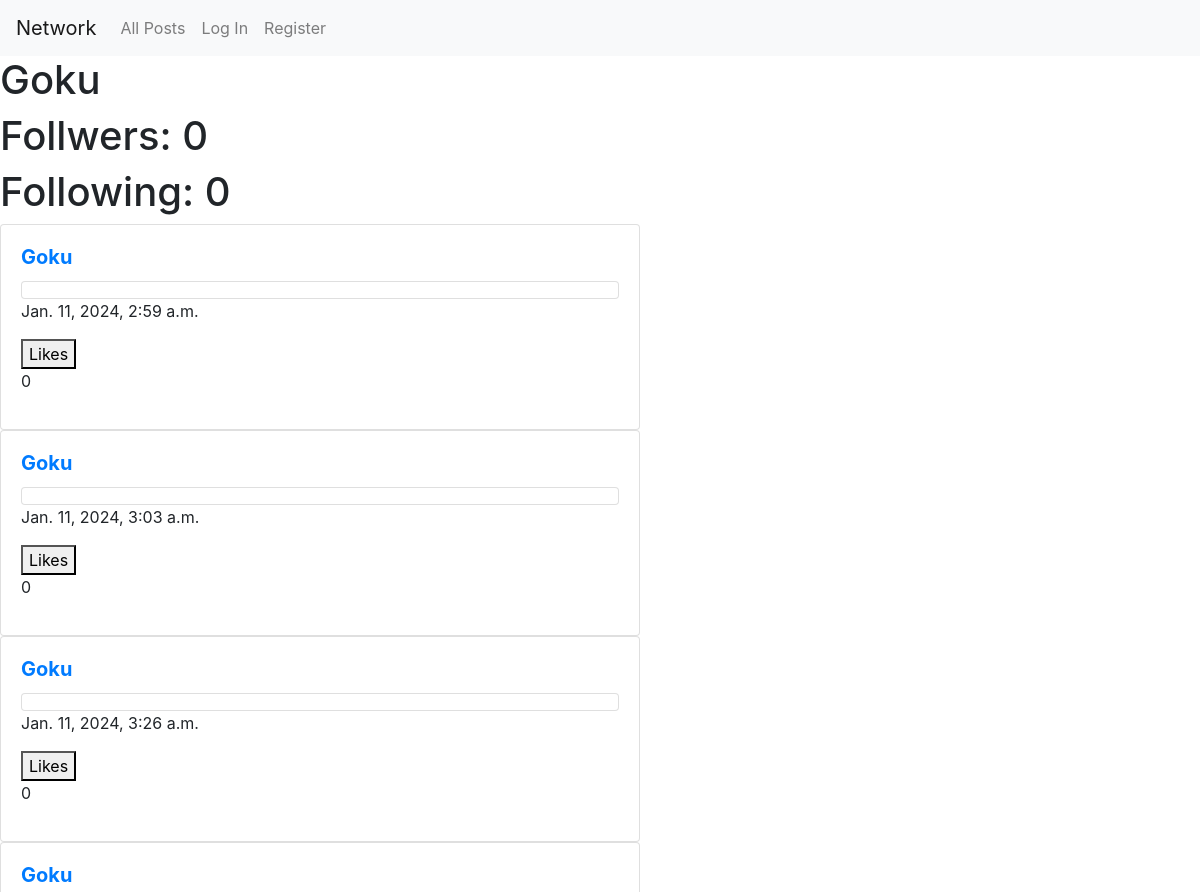
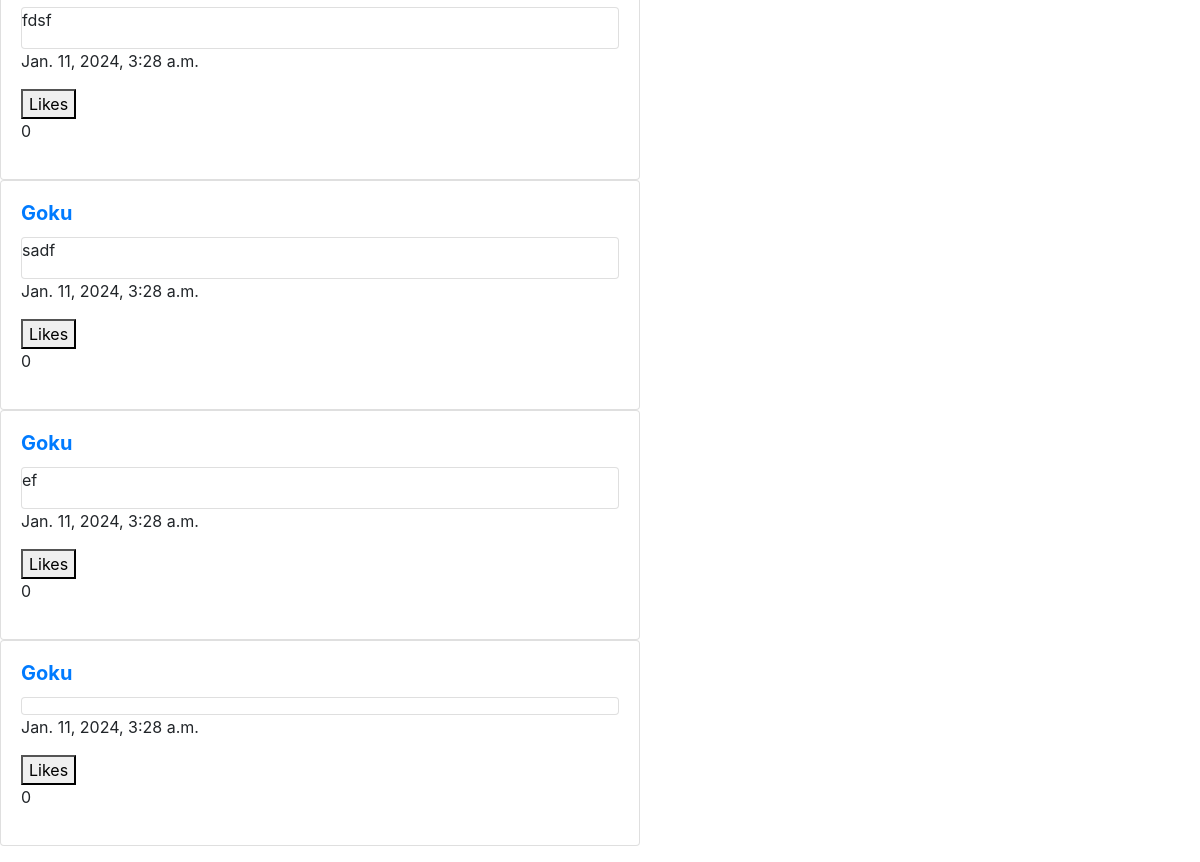
Page /get_user/7/ on the earlier database version (2 pictures, top to bottom).
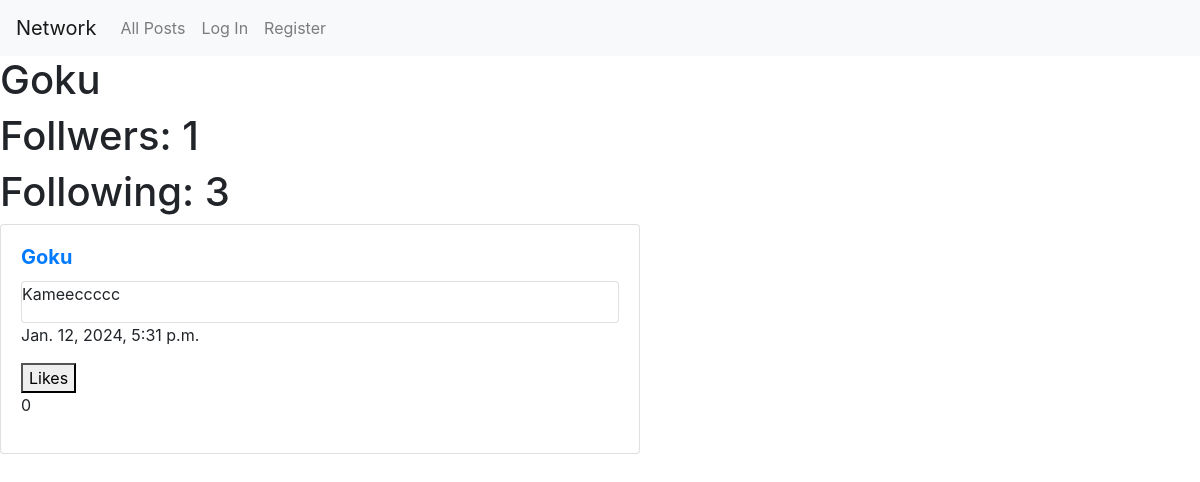
Same page on the later database version.
### network/models.py (models this page shows, shortened)
class Post(models.Model):
    creator = models.ForeignKey(User, blank=True, on_delete=models.CASCADE, related_name="creator")
    post_content = models.TextField(max_length=500, blank=True)
    date = models.DateField(auto_now_add=True)
    time = models.TimeField(auto_now_add=True)
    likes = models.ManyToManyField(User, related_name="liked_posts", blank=True)
    likes_count = models.IntegerField(default=0)

class User(AbstractUser):
    pass

### network/views.py (the view)
# urls.py: path("get_user/<int:userID>/", views.get_user, name="get_user"),
def get_user(request, userID):
    user = User.objects.get(pk=userID)
    all_posts = Post.objects.filter(creator=user).order_by('-date', '-time').reverse()
    following = Follow.objects.filter(user_following=user)
    followers = Follow.objects.filter(user_followed=user)
    paginator = Paginator(all_posts, 10)
    pageNumber = request.GET.get("page")
    rightPage = paginator.get_page(pageNumber)
    for post in rightPage:
        post.liked = post.likes.filter(pk=user.pk).exists()
        post.is_creator = (user == post.creator)
    try:
        ifFollowed = followers.filter(user_following=User.objects.get(pk=request.user.id))
        if len(ifFollowed) != 0:
            ifFollowed = True
        else:
            ifFollowed = False
    except:
        ifFollowed = False
    if request.method == "GET":
        return render(request, "network/user.html", {
            "allPosts": all_posts,
            "username": user.username,
            "rightPage": rightPage,
            "following": following,
            "followers": followers,
            "ifFollowed": ifFollowed,
            "currentUser": user
        })

### network/templates/network/user.html (shortened to what this page needs)
{% extends "network/layout.html" %}
{% block body %}
{% load static %}
<h1>{{ username }}</h1>
<div>
    <h1>Follwers: {{ followers.count }}</h1>
    <h1>Following: {{ following.count }}</h1>
</div>
{% for post in rightPage  %}
<div class="card" style="width: 40rem;">
    <div class="card-body">
        <h5 class="card-title"><a href="{% url 'get_user' userID=post.creator.id %}"><strong>{{ post.creator }}</strong></a></h5>
        <div class="card">
            <p id="post-content-{{ post.id }}" class="card-text">{{ post.post_content }}</p>
        </div>
        <p>{{ post.date }}, {{ post.time }}</p>
        <button class="like" data-post-id="{{ post.id }}" data-liked="{{ post.liked }}">
          {% if user.is_authenticated %}
              {% if post.liked %}
                  Unlike
              {% else %}
                  Like
              {% endif %}
          {% else %}
              Likes
          {% endif %}
        </button>
        <p id="like-count-{{ post.id }}">{{ post.likes_count }}</p>
    </div>
</div>
{% endfor %}
{% endblock %}

Differences in the rows shown:
removed Post: creator "Goku", date "Jan. 11, 2024", time "2:59 a.m.", likes_count "0"
removed Post: creator "Goku", date "Jan. 11, 2024", time "3:03 a.m.", likes_count "0"
removed Post: creator "Goku", date "Jan. 11, 2024", time "3:26 a.m.", likes_count "0"
removed Post: creator "Goku", post_content "fdsf", date "Jan. 11, 2024", time "3:28 a.m.", likes_count "0"
removed Post: creator "Goku", post_content "sadf", date "Jan. 11, 2024", time "3:28 a.m.", likes_count "0"
removed Post: creator "Goku", post_content "ef", date "Jan. 11, 2024", time "3:28 a.m.", likes_count "0"
removed Post: creator "Goku", date "Jan. 11, 2024", time "3:28 a.m.", likes_count "0"
added Post: creator "Goku", post_content "Kameeccccc", date "Jan. 12, 2024", time "5:31 p.m.", likes_count "0"
Other differences:
{{ followers.count }}: "0" → "1"
{{ following.count }}: "0" → "3"
